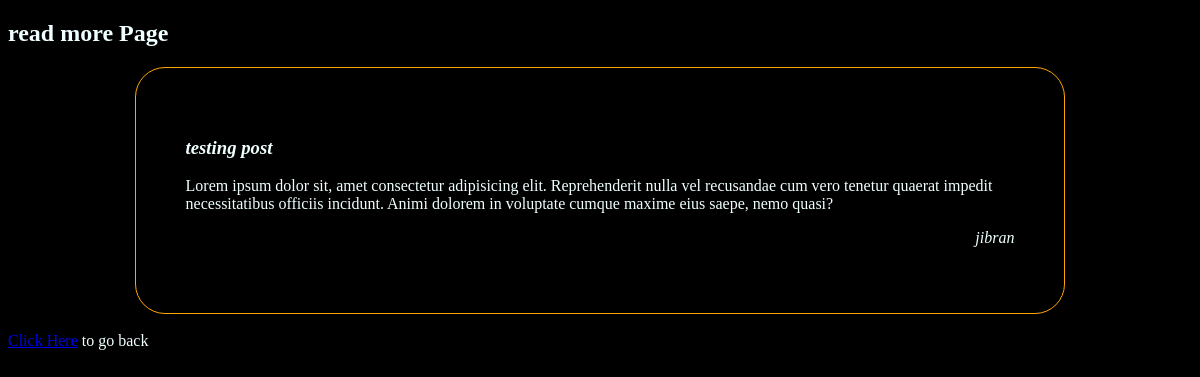
/post/1d156bc2-36af-4e78-b6e5-e78a08068dd4 (signed in), run on the app's committed database.
### app.py (models this page shows, shortened)
class Post(db.Model):
    id = db.Column(db.String(100), primary_key=True)
    caption = db.Column(db.String(255), nullable=False)
    post = db.Column(db.String(1000), nullable=False)
    user_id = db.Column(db.String(50), db.ForeignKey('users.id'), nullable=False)
    user = db.relationship('Users', backref=db.backref('posts', lazy=True))

class Users(UserMixin, db.Model):
    id = db.Column(db.String(50), primary_key=True)
    name = db.Column(db.String(50), nullable=False)
    phone = db.Column(db.String(15))
    email = db.Column(db.String(100), unique=True, nullable=False)
    password = db.Column(db.String(100), nullable=False)

### app.py (the view)
@app.route("/post/<postId>")
def postFunc(postId):
    if not current_user.is_authenticated:
        return redirect(url_for('index'))
    post=Post.query.filter_by(id=postId).first()
    return render_template('post.html', post=post)

### app.py (called while the page is built)
@loginManager.user_loader
def loader_user(userid):
    return Users.query.get(userid)

### templates/post.html (shortened to what this page needs)
<!DOCTYPE html>
<html lang="en">
<head>
</head>
<body>
    <h2>read more Page</h2>
        <div class="post">
            <h3><i>{{post.caption}}</i></h3>
            {{post.post}}
            <p id="by">{{post.user.name}}</p>
        </div>
        <br>
        <a href="/home">Click Here</a> to go back
</body>
</html>

### templates/post.html (style rules this page uses)
body { background-color: black; color: azure; }
.post { width: 70%; margin: auto; padding: 50px; border-radius: 30px; border: 1px solid orange; }
#by { text-align: right; font-style: italic; }

### data on the page
Post: caption "testing post", post "Lorem ipsum dolor sit, amet consectetur adipisicing elit. Reprehenderit nulla vel recusandae cum vero tenetur quaerat impedit necessitatibus officiis incidunt. Animi dolorem in voluptate cumque maxime eius saepe, nemo quasi?"
Users: user.name "jibran"
